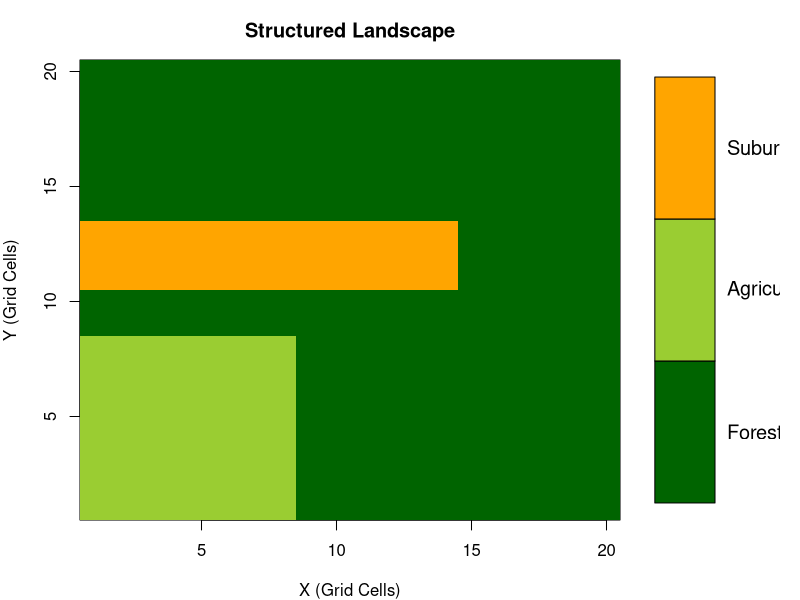

The R script that drew this image:
# ==========================================================
# EEID Workshop: CWD Spatial Data Generation (Patchy Grid)
# R Version
# ==========================================================

rm(list = ls())

# 1. SETUP PARAMETERS
grid_dim <- 20          
n_cells  <- grid_dim^2
n_deer   <- 60            
n_steps  <- 300          

# 2. CREATE A STRUCTURED LANDSCAPE (The "Patchy" Environment)
# Start with a 2D matrix filled with Forest (Type 1)
habitat_matrix <- matrix(1, nrow = grid_dim, ncol = grid_dim)

# Create a Large "Ag" Patch (Type 2) in the Top-Left (Rows 1-8, Cols 1-8)
habitat_matrix[1:8, 1:8] <- 2

# Create a "Suburban" Semi-Barrier (Type 3) - Vertical strip (Cols 11-13)
# Leave a "gap" at the bottom (Rows 15-20) for a movement corridor
habitat_matrix[1:14, 11:13] <- 3

# Flatten matrix to vector using column-major order (matches MATLAB behavior)
habitat_types_vec <- as.vector(habitat_matrix)

# Visualize the patchy landscape with explicit legend space on right
layout(matrix(c(1, 2), nrow = 1), widths = c(4, 1))
par(mar = c(4, 4, 3, 1))

image(1:grid_dim, 1:grid_dim, habitat_matrix, 
      col = c("darkgreen", "yellowgreen", "orange"),
      main = "Structured Landscape",
      xlab = "X (Grid Cells)", ylab = "Y (Grid Cells)", axes = TRUE)

# Manual discrete color legend drawing
par(mar = c(4, 0.5, 3, 1))
plot(c(0, 1), c(0, 3), type = "n", axes = FALSE, xlab = "", ylab = "")
rect(0, 0:2, 0.5, 1:3, col = c("darkgreen", "yellowgreen", "orange"))
text(0.6, 0.5:2.5, labels = c("Forest", "Agriculture", "Suburban"), adj = 0, cex = 1.2)

# Reset layout
layout(1)

# 3. SIMULATE BIASED MOVEMENT
telemetry_data <- data.frame(
  deer_id = rep(1:n_deer, each = n_steps),
  step    = rep(1:n_steps, n_deer),
  cell    = NA
)

row_idx <- 1
for (d in 1:n_deer) {
  current_cell <- sample(1:n_cells, 1)
  
  for (t in 1:n_steps) {
    telemetry_data$cell[row_idx] <- current_cell
    
    h <- habitat_types_vec[current_cell]
    stay_prob <- if (h == 1) 0.90 else if (h == 2) 0.96 else 0.40
    
    if (runif(1) > stay_prob) {
      # 2D coordinate calculations matching array indices
      # R matrices use 1-based indexing, math changes slightly from MATLAB
      c <- ((current_cell - 1) %/% grid_dim) + 1
      r <- ((current_cell - 1) %% grid_dim) + 1
      
      dr <- c(-1, 1, 0, 0)
      dc <- c(0, 0, -1, 1)
      
      potential_r <- r + dr
      potential_c <- c + dc
      
      # Filter bounds
      valid <- potential_r >= 1 & potential_r <= grid_dim & 
        potential_c >= 1 & potential_c <= grid_dim
      
      moves_r <- potential_r[valid]
      moves_c <- potential_c[valid]
      
      # Convert 2D coordinates back to 1D linear vector index
      possible_indices <- (moves_c - 1) * grid_dim + moves_r
      
      # --- BIAS TOWARD GOOD HABITAT ---
      weights <- rep(1, length(possible_indices))
      for (m in 1:length(possible_indices)) {
        target_h <- habitat_types_vec[possible_indices[m]]
        if (target_h == 2) weights[m] <- 5.0   # Prefer Ag
        if (target_h == 3) weights[m] <- 0.1   # Avoid Suburban
      }
      
      # R's built-in sample function handles weights beautifully out of the box
      current_cell <- sample(possible_indices, size = 1, prob = weights)
    }
    row_idx <- row_idx + 1
  }
}

# 4. CONSTRUCT THE ADJACENCY MATRIX (M)
C <- matrix(0, nrow = n_cells, ncol = n_cells)
for (i in 1:(nrow(telemetry_data) - 1)) {
  if (telemetry_data$deer_id[i] == telemetry_data$deer_id[i+1]) {
    C[telemetry_data$cell[i], telemetry_data$cell[i+1]] <- 
      C[telemetry_data$cell[i], telemetry_data$cell[i+1]] + 1
  }
}

M <- matrix(0, nrow = n_cells, ncol = n_cells)
for (r in 1:n_cells) {
  row_sum <- sum(C[r, ])
  if (row_sum > 0) {
    M[r, ] <- C[r, ] / row_sum
  } else {
    M[r, r] <- 1
  }
}

# 5. SAVE DATA FOR THE STUDENTS
saveRDS(list(M = M, habitat_types = habitat_types_vec, grid_dim = grid_dim), 
        "cwd_data_patchy.rds")
cat("Success! 'cwd_data_patchy.rds' generated.\n")
